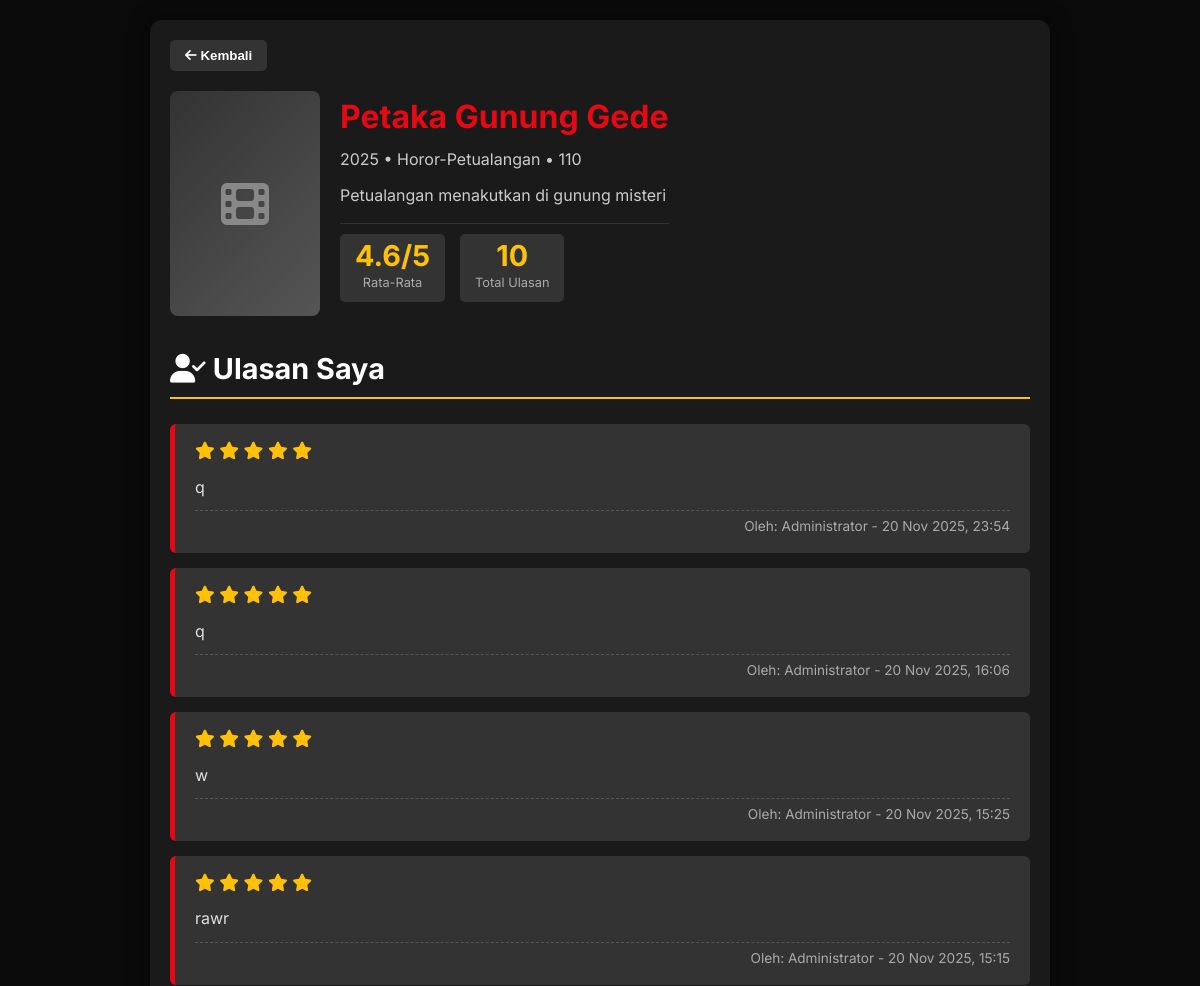
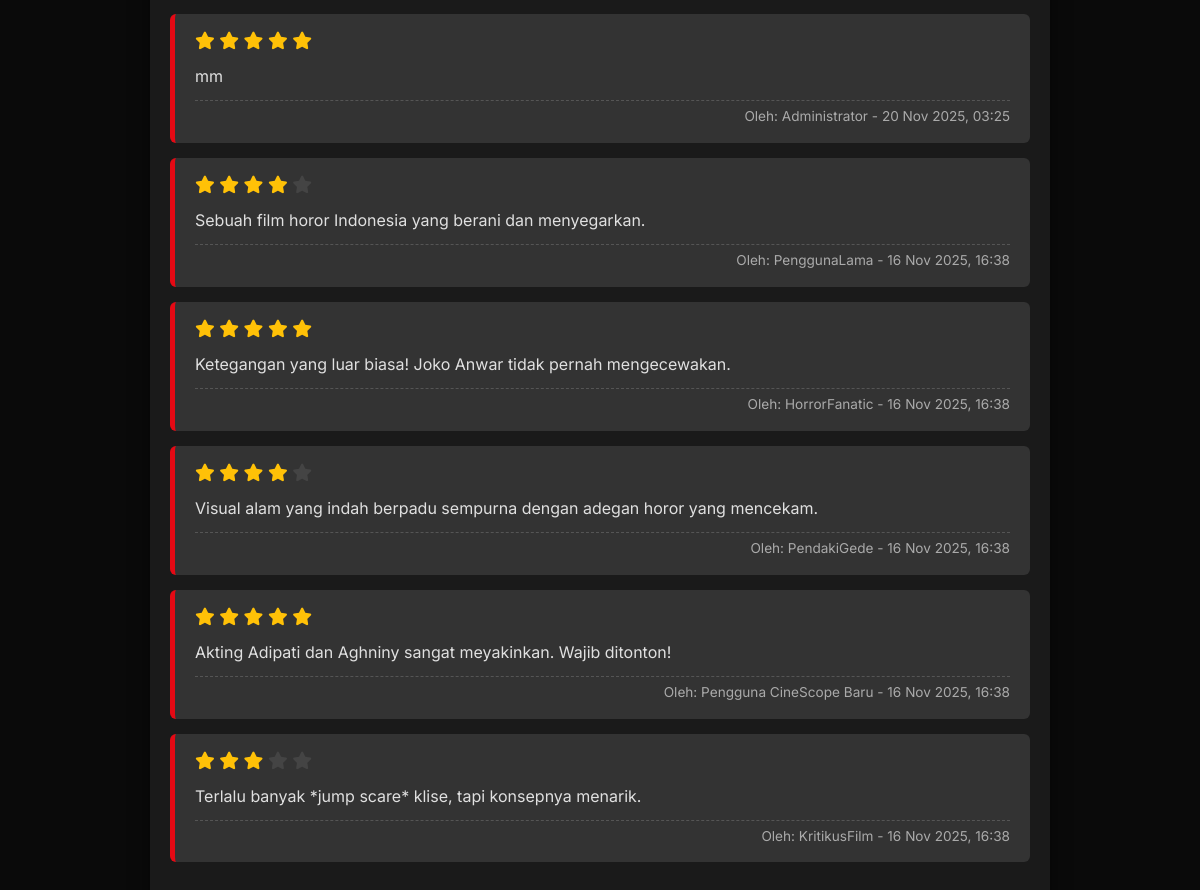
Screenshot of /ulasan_petaka_gunung_gede.php with the database file from the repository (2 pictures, top to bottom).
### tables this page shows
CREATE TABLE `movies` (
  `id` int(11) NOT NULL,
  `title` varchar(200) NOT NULL,
  `original_title` varchar(200) DEFAULT NULL,
  `release_year` int(11) DEFAULT NULL,
  `duration` int(11) DEFAULT NULL COMMENT 'durasi dalam menit',
  `genre` varchar(100) DEFAULT NULL,
  `director` varchar(100) DEFAULT NULL,
  `cast` text DEFAULT NULL COMMENT 'JSON array atau comma separated',
  `synopsis` text DEFAULT NULL,
  `poster` varchar(255) DEFAULT NULL,
  `trailer_url` varchar(255) DEFAULT NULL,
  `average_rating` decimal(2,1) DEFAULT 0.0,
  `total_reviews` int(11) DEFAULT 0,
  `created_by` int(11) DEFAULT NULL,
  `created_at` timestamp NOT NULL DEFAULT current_timestamp(),
  `updated_at` timestamp NOT NULL DEFAULT current_timestamp() ON UPDATE current_timestamp()
);

CREATE TABLE `reviews` (
  `id` int(11) NOT NULL,
  `movie_id` int(11) NOT NULL,
  `user_id` int(11) NOT NULL,
  `rating` decimal(2,1) NOT NULL CHECK (`rating` >= 0 and `rating` <= 5),
  `review_text` text DEFAULT NULL,
  `user_name` varchar(100) DEFAULT 'Anonymous',
  `is_spoiler` tinyint(1) DEFAULT 0,
  `helpful_count` int(11) DEFAULT 0,
  `created_at` timestamp NOT NULL DEFAULT current_timestamp(),
  `updated_at` timestamp NOT NULL DEFAULT current_timestamp() ON UPDATE current_timestamp()
);

### ulasan_petaka_gunung_gede.php (the view, shortened to what this page needs)
<?php
$host = '127.0.0.1';
$dbname = 'movie_review_db';
$username = 'root';
$password = '';
try {
    $pdo = new PDO("mysql:host=$host;dbname=$dbname;charset=utf8mb4", $username, $password);
    $pdo->setAttribute(PDO::ATTR_ERRMODE, PDO::ERRMODE_EXCEPTION);
} catch(PDOException $e) {
    die("❌ Database Connection Error: " . $e->getMessage());
}
$movieId = 2;
$movieStmt = $pdo->prepare("SELECT * FROM movies WHERE id = ?");
$movieStmt->execute([$movieId]);
$movie = $movieStmt->fetch(PDO::FETCH_ASSOC);
function getPosterPath($posterFromDB) {
    $possiblePaths = [__DIR__ . '/' . $posterFromDB, $posterFromDB];
    return null;
}
$reviewStmt = $pdo->prepare("
    SELECT r.id, r.movie_id, r.user_id, r.rating, r.review_text, r.created_at, r.user_name as review_user_name,
    COALESCE(u.full_name, u.username, r.user_name, 'Pengguna CineScope') as display_name
    FROM reviews r
    LEFT JOIN users u ON r.user_id = u.id
    WHERE r.movie_id = ?
    ORDER BY r.created_at DESC
");
$reviewStmt->execute([$movieId]);
$reviews = $reviewStmt->fetchAll(PDO::FETCH_ASSOC);
$totalReviews = count($reviews);
$avgRating = $totalReviews > 0 ? array_sum(array_column($reviews, 'rating')) / $totalReviews : 0;
$posterPath = getPosterPath($movie['poster']);
?>
<!DOCTYPE html>
<html lang="id">
<head>
    <link rel="stylesheet" href="https://cdnjs.cloudflare.com/ajax/libs/font-awesome/6.4.0/css/all.min.css">
</head>
<body>
    <div class="container">
        <button class="back-to-home" onclick="window.history.back()"><i class="fas fa-arrow-left"></i> Kembali</button>
        <section class="movie-header">
            <?php if ($posterPath): ?>
                <img src="<?= htmlspecialchars($posterPath) ?>" alt="Poster" class="movie-poster">
            <?php else: ?>
                <div class="poster-placeholder"><i class="fas fa-film"></i></div>
            <?php endif; ?>
            <div class="movie-info">
                <h1><?= htmlspecialchars($movie['title']) ?></h1>
                <p><?= htmlspecialchars($movie['release_year']) ?> • <?= htmlspecialchars($movie['genre']) ?> • <?= htmlspecialchars($movie['duration']) ?? '1h 45m' ?></p>
                <?php if (!empty($movie['synopsis'])): ?><p><?= htmlspecialchars($movie['synopsis']) ?></p><?php endif; ?>
                <div class="rating-summary">
                    <div class="rating-box"><div class="score"><?= $totalReviews > 0 ? number_format($avgRating, 1) . '/5' : '-' ?></div><div class="count">Rata-Rata</div></div>
                    <div class="rating-box"><div class="score"><?= $totalReviews ?></div><div class="count">Total Ulasan</div></div>
                </div>
            </div>
        </section>
        <section class="my-reviews-section">
            <h2><i class="fas fa-user-check"></i> Ulasan Saya</h2>
            <div id="my-reviews-display">
                <?php if ($totalReviews > 0): ?>
                    <?php foreach ($reviews as $review): ?>
                        <div class="review-item">
                            <div class="rating-display">
                                <?php for ($i = 1; $i <= 5; $i++): ?>
                                    <i class="fas fa-star" style="color: <?= $i <= $review['rating'] ? 'var(--star-gold)' : '#444' ?>; font-size: 1.1rem;"></i>
                                <?php endfor; ?>
                            </div>
                            <p><?= htmlspecialchars($review['review_text'] ?: '(Tidak ada ulasan tertulis)') ?></p>
                            <div class="reviewer-info">Oleh: <?= htmlspecialchars($review['display_name']) ?> - <?= date('d M Y, H:i', strtotime($review['created_at'])) ?></div>
                        </div>
                    <?php endforeach; ?>
                <?php else: ?>
                    <p style="color:#777; font-style: italic;">Anda belum membuat ulasan untuk film ini.</p>
                <?php endif; ?>
            </div>
        </section>
    </div>
</body>
</html>

### ulasan_petaka_gunung_gede.php (style rules this page uses)
:root { --primary-color: #e50914; --background-dark: #0a0a0a; --card-dark: #1a1a1a; --text-light: #ffffff; --star-gold: #ffc107; }
* { margin: 0; padding: 0; box-sizing: border-box; }
body { font-family: 'Inter', sans-serif; background-color: var(--background-dark); color: var(--text-light); line-height: 1.6; padding: 20px; }
.container { max-width: 900px; margin: 0 auto; padding: 20px; background-color: var(--card-dark); border-radius: 12px; box-shadow: 0 0 20px rgba(0,0,0,0.5); }
.back-to-home { display: inline-block; background-color: #333; color: var(--text-light); padding: 8px 15px; border-radius: 5px; text-decoration: none; margin-bottom: 20px; transition: background-color 0.3s; cursor: pointer; border: none; font-weight: 600; }
.movie-header { display: flex; gap: 20px; margin-bottom: 30px; align-items: flex-start; }
.poster-placeholder { width: 150px; height: 225px; background: linear-gradient(135deg, #333 0%, #555 100%); border-radius: 8px; display: flex; align-items: center; justify-content: center; font-size: 3em; color: #888; }
.movie-info h1 { color: var(--primary-color); margin-bottom: 5px; font-size: 2em; }
.movie-info p { color: #ccc; margin-bottom: 10px; }
.rating-summary { display: flex; align-items: center; gap: 15px; margin-top: 15px; padding: 10px 0; border-top: 1px solid #333; }
.rating-box { background-color: #333; padding: 8px 15px; border-radius: 5px; text-align: center; }
.rating-box .score { font-size: 1.8em; font-weight: 700; color: var(--star-gold); line-height: 1; }
.rating-box .count { font-size: 0.8em; color: #aaa; margin-top: 2px; }
.my-reviews-section { margin-bottom: 40px; }
.my-reviews-section h2 { font-size: 1.8em; color: var(--text-light); margin-bottom: 25px; border-bottom: 2px solid var(--star-gold); padding-bottom: 5px; }
.review-item { background-color: #333; padding: 15px 20px; border-radius: 6px; margin-bottom: 15px; border-left: 5px solid var(--primary-color); }
.rating-display { margin-bottom: 10px; }
.review-item p { margin-bottom: 10px; font-size: 1em; color: #e0e0e0; }
.reviewer-info { font-size: 0.85em; color: #aaa; text-align: right; border-top: 1px dashed #555; padding-top: 5px; }

### rows the page displays
movies: title "Petaka Gunung Gede", release_year "2025", genre "Horor-Petualangan", duration "110", synopsis "Petualangan menakutkan di gunung misteri"
reviews: rating 5 (drawn), review_text "q", display_name "Administrator", created_at "20 Nov 2025, 23:54"
reviews: rating 5 (drawn), review_text "q", display_name "Administrator", created_at "20 Nov 2025, 16:06"
reviews: rating 5 (drawn), review_text "w", display_name "Administrator", created_at "20 Nov 2025, 15:25"
reviews: rating 5 (drawn), review_text "rawr", display_name "Administrator", created_at "20 Nov 2025, 15:15"
reviews: rating 5 (drawn), review_text "mm", display_name "Administrator", created_at "20 Nov 2025, 03:25"
reviews: rating 4 (drawn), review_text "Sebuah film horor Indonesia yang berani dan menyegarkan.", display_name "PenggunaLama", created_at "16 Nov 2025, 16:38"
reviews: rating 5 (drawn), review_text "Ketegangan yang luar biasa! Joko Anwar tidak pernah mengecewakan.", display_name "HorrorFanatic", created_at "16 Nov 2025, 16:38"
reviews: rating 4 (drawn), review_text "Visual alam yang indah berpadu sempurna dengan adegan horor yang mencekam.", display_name "PendakiGede", created_at "16 Nov 2025, 16:38"
reviews: rating 5 (drawn), review_text "Akting Adipati dan Aghniny sangat meyakinkan. Wajib ditonton!", display_name "Pengguna CineScope Baru", created_at "16 Nov 2025, 16:38"
reviews: rating 3 (drawn), review_text "Terlalu banyak *jump scare* klise, tapi konsepnya menarik.", display_name "KritikusFilm", created_at "16 Nov 2025, 16:38"

### other values shown
$avgRating "4.6"
$totalReviews "10"
